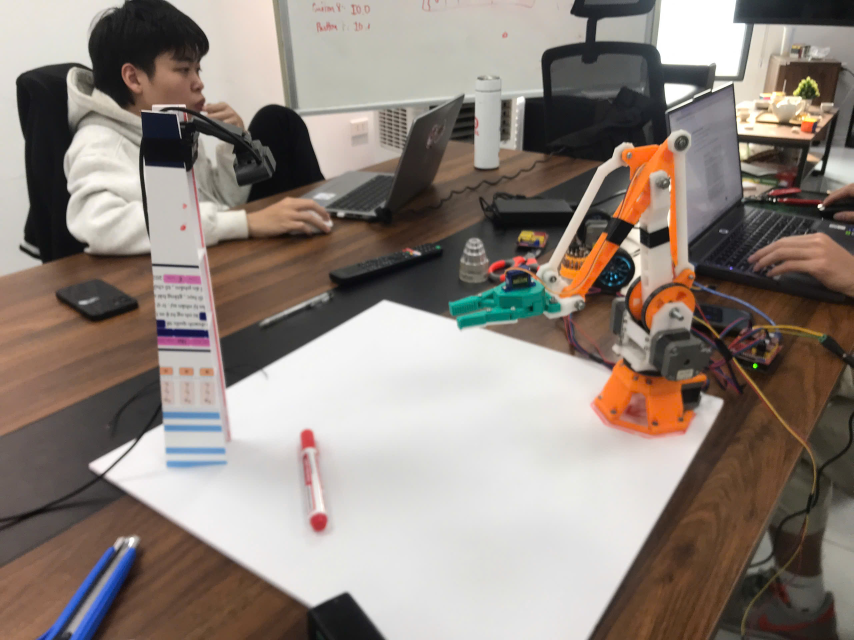
#> input picture b6f08af6850f35516c1e.jpg, 2560 x 1920 px (shown at 1/3 size); its folder holds only this picture in this run
$ python -i app_may_tinh.py   (imports and definitions only)
#> lines starting #> are read from the running program, lines starting #| are printed output that depends on the picture; after the words box and inside, x2 and y2 are one past the last pixel; in counts of white or black regions, pixels touching at a corner belong together
#> further down, picture is the input picture: shape (1920, 2560, 3); mean B, G, R 124.4, 132, 142.9
import cv2
import numpy as np
import serial
import time
import threading
import tkinter as tk

SERIAL_PORT = 'COM15'
BAUD_RATE = 9600

# [3 lines not run here, left out]

ser = None
last_sent_code = -1
latest_code = 0
latest_label = "Chưa có dữ liệu"

# [1 line not run here, left out]

def find_center(mask):
    contours, _ = cv2.findContours(mask, cv2.RETR_EXTERNAL, cv2.CHAIN_APPROX_SIMPLE)
    centers = []
    for cnt in contours:
        area = cv2.contourArea(cnt)
        if area > 300:
            M = cv2.moments(cnt)
            if M["m00"] != 0:
                cX = int(M["m10"] / M["m00"])
                cY = int(M["m01"] / M["m00"])
                centers.append((cX, cY))
    return centers

def detect_case(frame):
    hsv = cv2.cvtColor(frame, cv2.COLOR_BGR2HSV)
#> hsv: shape (1920, 2560, 3); mean H, S, V 26.6, 48.1, 144.9

    lower_red1 = np.array([0, 100, 100])
    upper_red1 = np.array([10, 255, 255])
    lower_red2 = np.array([160, 100, 100])
    upper_red2 = np.array([179, 255, 255])
    lower_blue = np.array([100, 150, 50])
    upper_blue = np.array([130, 255, 255])

    red_mask = cv2.inRange(hsv, lower_red1, upper_red1) | cv2.inRange(hsv, lower_red2, upper_red2)
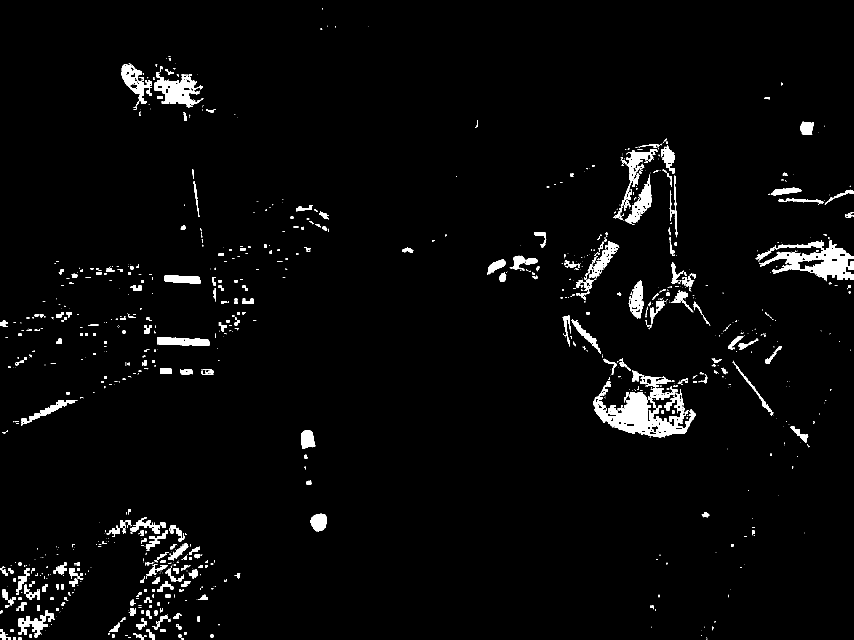
#> red_mask: shape (1920, 2560) (shown at 1/3 size); 2.7% white; 1134 white regions (730 under 20 px), largest, box (x1, y1, x2, y2) and area: (1779, 1143, 2086, 1312) 18727, (2266, 719, 2560, 844) 14177, (464, 216, 608, 323) 6710
    blue_mask = cv2.inRange(hsv, lower_blue, upper_blue)
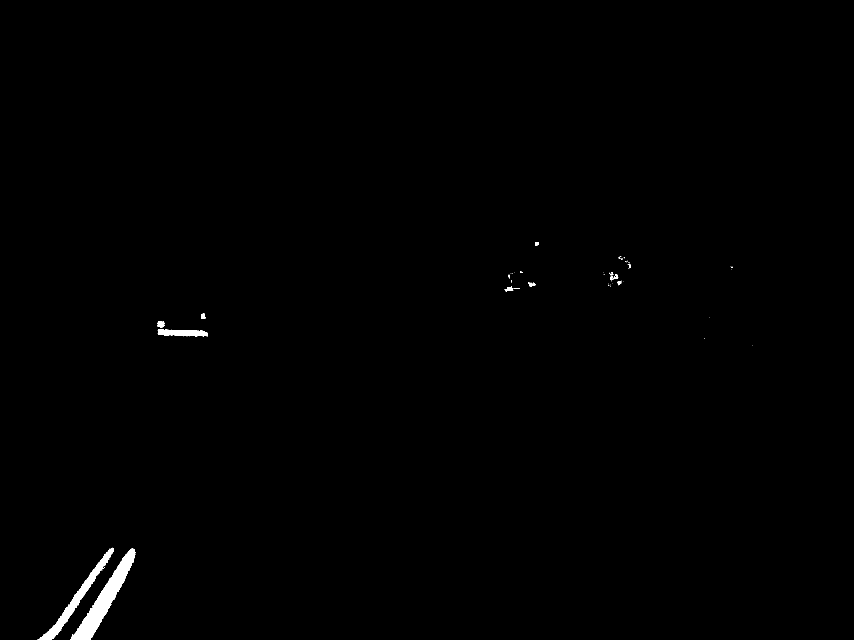
#> blue_mask: shape (1920, 2560) (shown at 1/3 size); 0.48% white; 57 white regions (41 under 20 px)

    red_centers = find_center(red_mask)
#> in find_center, `contours, _ = cv2.findContours(mask, cv2.RETR_EXTERNAL, cv2.CHAIN_APPR..`: contours = 1131 contours, 813 with area under 20; largest, box (x1, y1, x2, y2) and area: (1779, 1143, 2086, 1312) 20090, (2266, 719, 2560, 844) 15219, (464, 216, 608, 323) 6564, (365, 190, 456, 312) 4216, (1874, 529, 1955, 672) 3452
#> the loop in find_center, `for cnt in contours:` made 1131 passes
#> (area, cX, cY) on passes 43, 58, 107, 108, 123, 159, 163, 165, 167, 190, 200, 258: (322.5, 423, 1873), (2577.5, 103, 1871), (412.5, 99, 1784), (504.5, 23, 1791), (427, 494, 1760), (335, 581, 1721), (413, 520, 1728), (413, 220, 1717), (735.5, 67, 1740), (450.5, 468, 1709), (532.5, 182, 1706), (769, 535, 1655)
#> area on passes 12, 17, 19, 23, 25, 33: 98, 36.5, 30, 267, 299, 98
#> after the loop in find_center, `for cnt in contours:`: centers = 57 pairs, first value 23 to 2535, second value 242 to 1873
#> red_centers has the same summary as centers in find_center
    blue_centers = find_center(blue_mask)
#> in find_center (call 2), `contours, _ = cv2.findContours(mask, cv2.RETR_EXTERNAL, cv2.CHAIN_APPR..`: contours = 57 contours, 45 with area under 20; largest, box (x1, y1, x2, y2) and area: (210, 1646, 406, 1920) 12312, (112, 1643, 342, 1920) 6752, (473, 987, 624, 1009) 2162, (472, 963, 493, 982) 283, (1513, 859, 1540, 874) 181
#> the loop in find_center (call 2), `for cnt in contours:` made 57 passes
#> (area, cX, cY) on passes 6, 7, 10: (12312, 313, 1799), (6752.5, 230, 1796), (2162.5, 546, 998)
#> area on passes 11, 13, 16, 21, 25, 31: 283, 135, 181, 102, 37.5, 61
#> blue_centers = [(313, 1799), (230, 1796), (546, 998)]

    width = frame.shape[1]
#> width = 2560
    mid = width // 2
#> mid = 1280

    labels = []

    for cx, cy in red_centers:
        if cx < mid:
            labels.append("A:Red")
        else:
            labels.append("B:Red")
#> this loop made 57 passes
#> (cx, cy) on passes 1 to 12: (423, 1873), (103, 1871), (99, 1784), (23, 1791), (494, 1760), (581, 1721), (520, 1728), (220, 1717), (67, 1740), (468, 1709), (182, 1706), (535, 1655)
#> after the loop, labels = 57 items, first 6: 'A:Red', 'A:Red', 'A:Red', 'A:Red', 'A:Red', 'A:Red'

    for cx, cy in blue_centers:
        if cx < mid:
            labels.append("A:Blue")
        else:
            labels.append("B:Blue")
#> this loop made 3 passes
#> after the loop, labels = 60 items, first 6: 'A:Red', 'A:Red', 'A:Red', 'A:Red', 'A:Red', 'A:Red'

    code = 0
    if labels == []:
        code = 0
    elif labels == ["A:Blue"]:
        code = 1
    elif labels == ["A:Red"]:
        code = 2
    elif labels == ["B:Blue"]:
        code = 3
    elif labels == ["B:Red"]:
        code = 4
    elif "A:Blue" in labels and "B:Red" in labels:
        code = 5
    elif "A:Red" in labels and "B:Blue" in labels:
        code = 6

    return ", ".join(labels) if labels else "No Object", code

# [45 lines left out: functions vision_loop, send_once, connect_serial, not called in this run]


# [1 line that did not run here, left out]
# [1 line not run here, left out]
# [1 line that did not run here, left out]
# [1 line not run here, left out]
vision_thread = threading.Thread(target=vision_loop, daemon=True)
# [3 lines not run here, left out]

>>> import cv2
>>> picture = cv2.imread('b6f08af6850f35516c1e.jpg')
>>> result = detect_case(picture)
